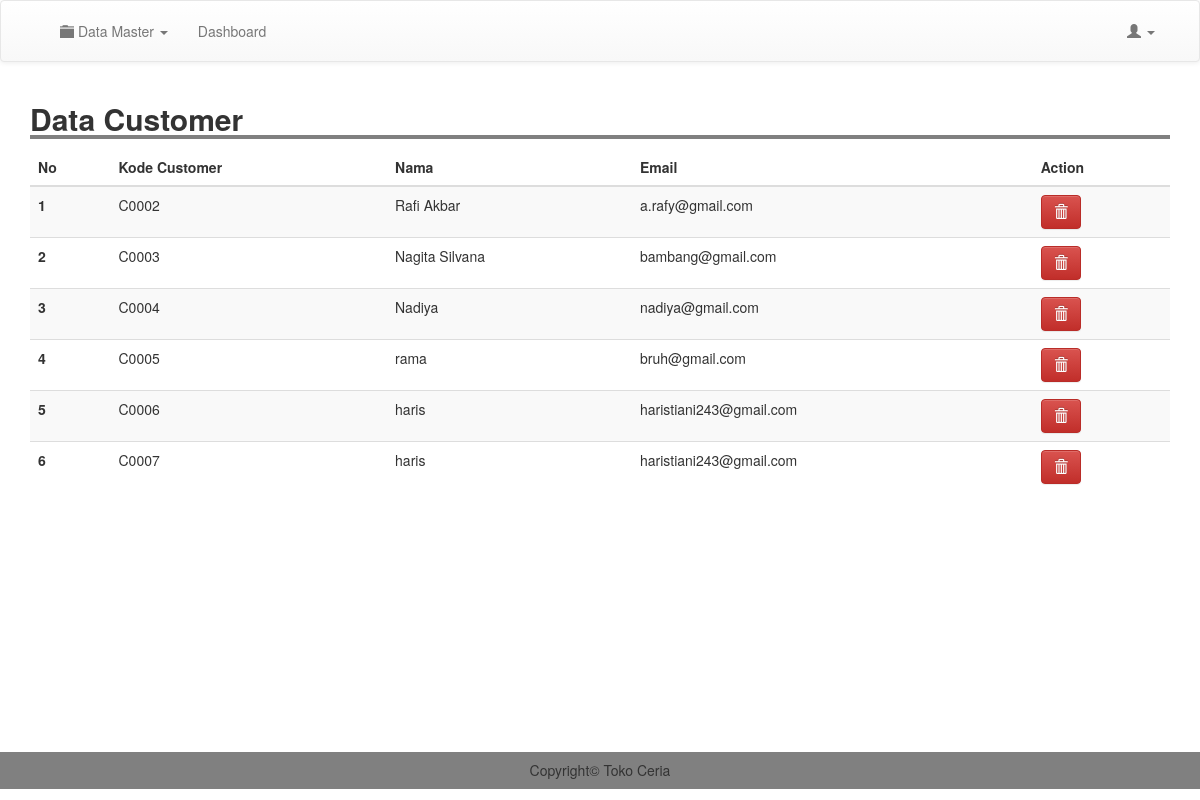
The app's page /admin/m_customer.php (signed in) with its own data.
### tables this page shows
CREATE TABLE `customer` (
  `kode_customer` varchar(100) NOT NULL,
  `nama` varchar(100) NOT NULL,
  `email` varchar(100) NOT NULL,
  `username` varchar(100) NOT NULL,
  `password` varchar(100) NOT NULL,
  `telp` varchar(200) NOT NULL
);

### admin/m_customer.php (the view, shortened to what this page needs)
<?php
include 'header.php';
?>
<div class="container">
	<h2 style=" width: 100%; border-bottom: 4px solid gray"><b>Data Customer</b></h2>
	<table class="table table-striped">
		<thead>
			<tr>
				<th scope="col">No</th>
				<th scope="col">Kode Customer</th>
				<th scope="col">Nama</th>
				<th scope="col">Email</th>
				<th scope="col">Action</th>
			</tr>
		</thead>
		<tbody>
			<?php
			$result = mysqli_query($conn, "SELECT * FROM customer order by kode_customer asc");
			$no =1;
			while ($row = mysqli_fetch_assoc($result)) {
				?>
				<tr>
					<th scope="row"><?php echo $no; ?></th>
					<td><?= $row['kode_customer'];  ?></td>
					<td><?= $row['nama'];  ?></td>
					<td><?= $row['email'];  ?></td>
					<td><a href="m_customer.php?kode=<?php echo $row['kode_customer'];?>&page=del" class="btn btn-danger" onclick="return confirm('Yakin Ingin Menghapus Data ?')"><i class="glyphicon glyphicon-trash"></i> </a></td>
				</tr>
				<?php
				$no++;
			}
			?>
		</tbody>
	</table>
</div>
<br>
<br>
<br>
<br>
<br>
<br>
<br>
<br>
<br>
<br>
<br>
<br>
<?php
include 'footer.php';
?>

### assets/admin/css/style.css (style rules this page uses)
body { margin:0; padding: 0; }

### records on screen
customer: kode_customer "C0002", nama "Rafi Akbar", email "a.rafy@gmail.com"
customer: kode_customer "C0003", nama "Nagita Silvana", email "bambang@gmail.com"
customer: kode_customer "C0004", nama "Nadiya", email "nadiya@gmail.com"
customer: kode_customer "C0005", nama "rama", email "bruh@gmail.com"
customer: kode_customer "C0006", nama "haris", email "haristiani243@gmail.com"
customer: kode_customer "C0007", nama "haris", email "haristiani243@gmail.com"
